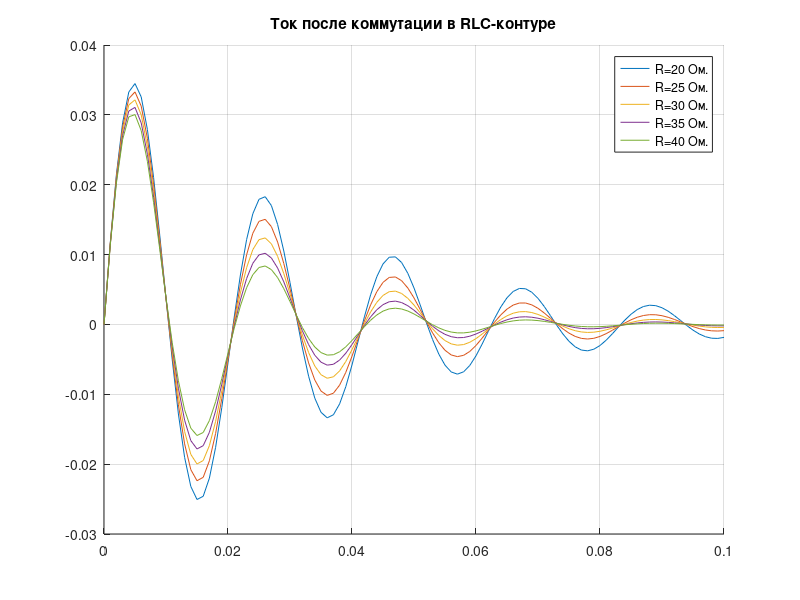

The MATLAB source for this figure:
N = 3;
U = 4;
L = (10 * round(100 / N)) * 10^-3;
C = (round(100 / N)) * 10^-6;
Rcr = 2 * sqrt(L / C);
R = ([0.1 0.125 0.15 0.175 0.2])*Rcr;

a = R / (2 * L)
w0 = 1 / sqrt(L * C);
wc = sqrt(w0^2 - a.^2)
Tsv = (2 * pi)./ wc
i = @(t, ri) (U / (wc(ri) * L)) * e.^(-a(ri) * t) .* sin(wc(ri) * t);

hold on, grid on
t = 0:0.001:0.1;
for k = 1:length(R)
plot(t, i(t,k), 'DisplayName', strcat('R=', num2str(R(k)), ' Ом.'))
Im = [max(i(t,k)) max(i(1/a(k):0.001:0.1,k))]
end
legend show
title('Ток после коммутации в RLC-контуре') 